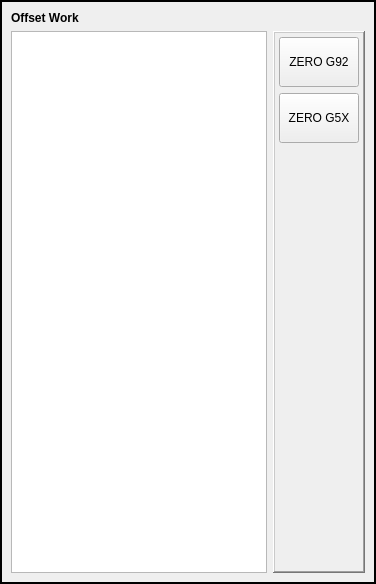
              <widget class="QWidget" name="workoffsetsPage">
               <layout class="QVBoxLayout" name="verticalLayout_31">
                <property name="spacing">
                 <number>0</number>
                </property>
                <property name="leftMargin">
                 <number>0</number>
                </property>
                <property name="topMargin">
                 <number>0</number>
                </property>
                <property name="rightMargin">
                 <number>0</number>
                </property>
                <property name="bottomMargin">
                 <number>0</number>
                </property>
                <item>
                 <widget class="QFrame" name="woffsetspage">
                  <property name="frameShape">
                   <enum>QFrame::WinPanel</enum>
                  </property>
                  <property name="frameShadow">
                   <enum>QFrame::Plain</enum>
                  </property>
                  <layout class="QGridLayout" name="gridLayout_16">
                   <item row="1" column="1">
                    <widget class="QFrame" name="frm_zero_offsets">
                     <property name="sizePolicy">
                      <sizepolicy hsizetype="Fixed" vsizetype="Preferred">
                       <horstretch>0</horstretch>
                       <verstretch>0</verstretch>
                      </sizepolicy>
                     </property>
                     <property name="minimumSize">
                      <size>
                       <width>92</width>
                       <height>542</height>
                      </size>
                     </property>
                     <property name="frameShape">
                      <enum>QFrame::WinPanel</enum>
                     </property>
                     <property name="frameShadow">
                      <enum>QFrame::Raised</enum>
                     </property>
                     <layout class="QGridLayout" name="gridLayout_15">
                      <property name="leftMargin">
                       <number>4</number>
                      </property>
                      <property name="topMargin">
                       <number>4</number>
                      </property>
                      <property name="rightMargin">
                       <number>4</number>
                      </property>
                      <property name="bottomMargin">
                       <number>4</number>
                      </property>
                      <item row="0" column="0">
                       <widget class="ActionButton" name="action_zero_g92">
                        <property name="sizePolicy">
                         <sizepolicy hsizetype="Fixed" vsizetype="Fixed">
                          <horstretch>0</horstretch>
                          <verstretch>0</verstretch>
                         </sizepolicy>
                        </property>
                        <property name="minimumSize">
                         <size>
                          <width>80</width>
                          <height>50</height>
                         </size>
                        </property>
                        <property name="maximumSize">
                         <size>
                          <width>80</width>
                          <height>50</height>
                         </size>
                        </property>
                        <property name="text">
                         <string>ZERO G92</string>
                        </property>
                        <property name="zero_g92_action" stdset="0">
                         <bool>true</bool>
                        </property>
                        <property name="template_label_option" stdset="0">
                         <bool>false</bool>
                        </property>
                        <property name="joint_number" stdset="0">
                         <number>0</number>
                        </property>
                        <property name="incr_imperial_number" stdset="0">
                         <double>0.010000000000000</double>
                        </property>
                        <property name="incr_mm_number" stdset="0">
                         <double>0.025000000000000</double>
                        </property>
                        <property name="incr_angular_number" stdset="0">
                         <double>-1.000000000000000</double>
                        </property>
                        <property name="toggle_float_option" stdset="0">
                         <bool>false</bool>
                        </property>
                        <property name="float_num" stdset="0">
                         <double>100.000000000000000</double>
                        </property>
                        <property name="float_alt_num" stdset="0">
                         <double>50.000000000000000</double>
                        </property>
                        <property name="view_type_string" stdset="0">
                         <string>P</string>
                        </property>
                        <property name="command_text_string" stdset="0">
                         <string/>
                        </property>
                        <property name="ini_mdi_number" stdset="0">
                         <number>0</number>
                        </property>
                        <property name="textTemplate" stdset="0">
                         <string>%1.3f in</string>
                        </property>
                        <property name="alt_textTemplate" stdset="0">
                         <string>%1.2f mm</string>
                        </property>
                       </widget>
                      </item>
                      <item row="1" column="0">
                       <widget class="ActionButton" name="action_zero_g5x">
                        <property name="sizePolicy">
                         <sizepolicy hsizetype="Fixed" vsizetype="Fixed">
                          <horstretch>0</horstretch>
                          <verstretch>0</verstretch>
                         </sizepolicy>
                        </property>
                        <property name="minimumSize">
                         <size>
                          <width>80</width>
                          <height>50</height>
                         </size>
                        </property>
                        <property name="maximumSize">
                         <size>
                          <width>80</width>
                          <height>50</height>
                         </size>
                        </property>
                        <property name="statusTip">
                         <string>ZERO CURRENT WCS</string>
                        </property>
                        <property name="text">
                         <string>ZERO G5X</string>
                        </property>
                        <property name="zero_g5x_action" stdset="0">
                         <bool>true</bool>
                        </property>
                       </widget>
                      </item>
                      <item row="2" column="0">
                       <spacer name="verticalSpacer_3">
                        <property name="orientation">
                         <enum>Qt::Vertical</enum>
                        </property>
                        <property name="sizeHint" stdset="0">
                         <size>
                          <width>20</width>
                          <height>40</height>
                         </size>
                        </property>
                       </spacer>
                      </item>
                     </layout>
                    </widget>
                   </item>
                   <item row="0" column="0">
                    <widget class="QLabel" name="label_19">
                     <property name="sizePolicy">
                      <sizepolicy hsizetype="Preferred" vsizetype="Minimum">
                       <horstretch>0</horstretch>
                       <verstretch>0</verstretch>
                      </sizepolicy>
                     </property>
                     <property name="maximumSize">
                      <size>
                       <width>16777215</width>
                       <height>20</height>
                      </size>
                     </property>
                     <property name="text">
                      <string>&lt;html&gt;&lt;head/&gt;&lt;body&gt;&lt;p&gt;&lt;span style=&quot; font-weight:600;&quot;&gt;Offset Work&lt;/span&gt;&lt;/p&gt;&lt;/body&gt;&lt;/html&gt;</string>
                     </property>
                    </widget>
                   </item>
                   <item row="1" column="0">
                    <widget class="OriginOffsetView" name="originoffsetview_2">
                     <property name="sizePolicy">
                      <sizepolicy hsizetype="Preferred" vsizetype="Expanding">
                       <horstretch>0</horstretch>
                       <verstretch>0</verstretch>
                      </sizepolicy>
                     </property>
                     <property name="minimumSize">
                      <size>
                       <width>0</width>
                       <height>0</height>
                      </size>
                     </property>
                     <attribute name="verticalHeaderDefaultSectionSize">
                      <number>36</number>
                     </attribute>
                    </widget>
                   </item>
                  </layout>
                 </widget>
                </item>
               </layout>
              </widget>
